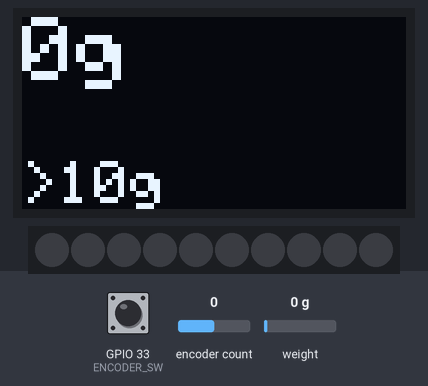
The program below on a simulated ESP32. On the bench: 128×64 one-colour display, 10 RGB LEDs in strip order, left to right. The test bench sets the inputs (shaded band); at power-on: GPIO 33 (ENCODER_SW) HIGH, encoder count 0, weight on the scale 0 g. Dim RGB values are drawn brighter than linear; what the program prints to the serial monitor is not drawn.

Above: at 6.3 s.
6.4 s: GPIO 33 (ENCODER_SW) driven LOW
At 7.6 s:
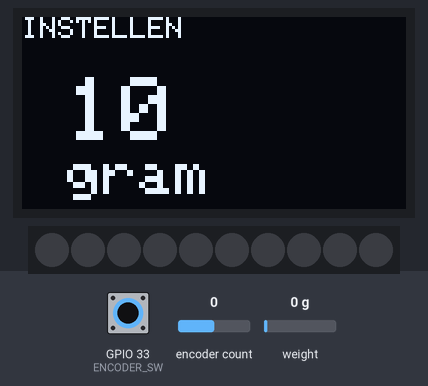
7.9 s: encoder count set to 1
At 8.2 s:
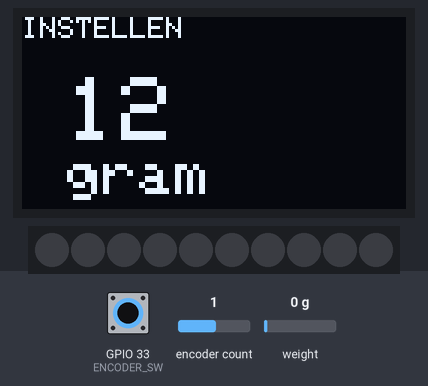
9.4 s: encoder count set to 2
At 10.6 s:
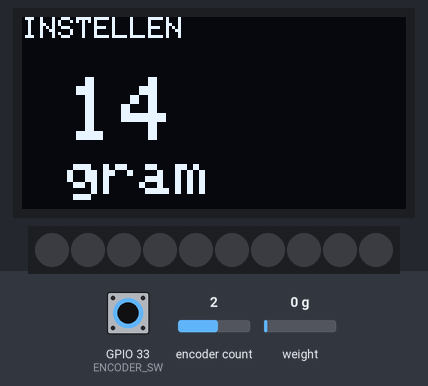
10.9 s: encoder count set to 3
At 11.7 s:
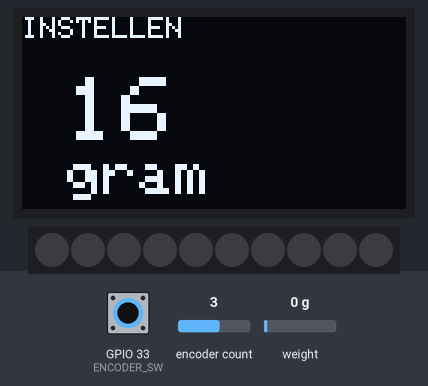
12.4 s: GPIO 33 (ENCODER_SW) pulsed HIGH 5 times (0.12 s each, 0.3 s apart)
At 14.7 s:
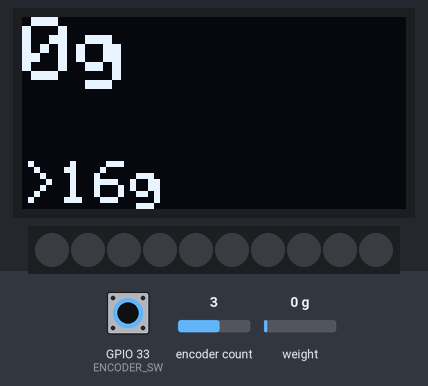
15.4 s: weight on the scale set to 3 g
At 16.6 s:
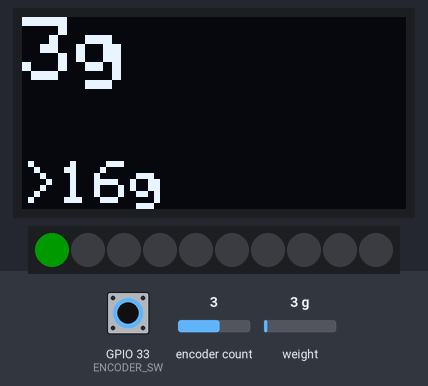
Timing chart, 0 to 17.9 s (numbered marks = the images above; inputs shaded):
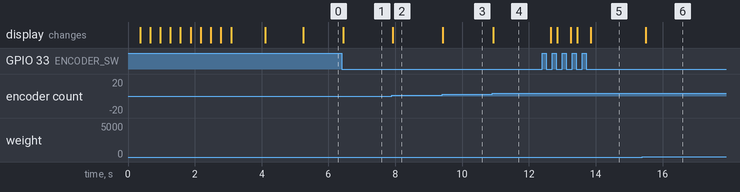

The program:

main.cpp
```cpp
#include <Arduino.h>
#include <Wire.h>
#include <Adafruit_GFX.h>
#include <Adafruit_SSD1306.h>
#include <HX711.h>
#include <ESP32Encoder.h>
#include <FastLED.h>

// Pin definities volgens aansluitschema
#define HX711_DOUT  5
#define HX711_SCK   18
#define ENCODER_CLK 19
#define ENCODER_DT  32
#define ENCODER_SW  33
#define I2C_SDA     21
#define I2C_SCL     22
#define LED_PIN     23
#define NUM_LEDS    10

// OLED Display instellingen
#define SCREEN_WIDTH 128
#define SCREEN_HEIGHT 64
#define OLED_RESET -1
#define SCREEN_ADDRESS 0x3C

// Applicatie states
enum AppMode {
  WEIGHING_MODE,
  SETTING_MODE
};

// Globals
Adafruit_SSD1306 display(SCREEN_WIDTH, SCREEN_HEIGHT, &Wire, OLED_RESET);
HX711 scale;
ESP32Encoder encoder;
CRGB leds[NUM_LEDS];

AppMode currentMode = WEIGHING_MODE;
float calibrationFactor = 393;  // Gekalibreerd gewicht
int targetWeight = 10;  // Streefgewicht in gram (start bij 10)
float currentWeight = 0.0;

// Button debounce
unsigned long lastButtonPress = 0;
const unsigned long debounceDelay = 200;
bool lastButtonState = HIGH;

// Scale reading timing
unsigned long lastScaleRead = 0;
const unsigned long scaleReadInterval = 150;  // Lees scale elke 150ms

// Previous values voor change detection
int lastDisplayedWeight = -999;
int lastDisplayedTarget = -999;
int lastLEDWeight = -999;

void setup() {
  Serial.begin(115200);
  Serial.println("=== Smart Weegschaal ===");

  // I2C initialiseren
  Wire.begin(I2C_SDA, I2C_SCL);

  // OLED initialiseren
  if(!display.begin(SSD1306_SWITCHCAPVCC, SCREEN_ADDRESS)) {
    Serial.println("FOUT: OLED niet gevonden!");
    for(;;);
  }

  // Encoder initialiseren
  ESP32Encoder::useInternalWeakPullResistors = UP;
  encoder.attachHalfQuad(ENCODER_DT, ENCODER_CLK);
  encoder.setCount(targetWeight);  // Start positie

  pinMode(ENCODER_SW, INPUT_PULLUP);

  // LED strip initialiseren
  FastLED.addLeds<WS2812B, LED_PIN, GRB>(leds, NUM_LEDS);
  FastLED.setBrightness(50);  // 50/255 helderheid (pas aan naar wens)
  FastLED.clear();
  FastLED.show();

  // HX711 initialiseren
  scale.begin(HX711_DOUT, HX711_SCK);

  // Startscherm: instructie voor tarra
  display.clearDisplay();
  display.setTextSize(1);
  display.setTextColor(SSD1306_WHITE);
  display.setCursor(0, 10);
  display.println("Smart Weegschaal");
  display.println();
  display.setTextSize(2);
  display.println("Maak");
  display.println("leeg!");
  display.display();

  Serial.println("Wacht 3 seconden voor tarra...");

  // Regenboog animatie tijdens 3 seconden wachttijd
  unsigned long startTime = millis();
  while (millis() - startTime < 3000) {
    // Bereken hue (0-255) op basis van tijd
    uint8_t hue = map(millis() - startTime, 0, 3000, 0, 255);

    // Zet alle LEDs op dezelfde kleur
    fill_solid(leds, NUM_LEDS, CHSV(hue, 255, 255));
    FastLED.show();

    delay(10);  // Kleine delay voor vloeiende animatie
  }

  // Tarra uitvoeren
  display.clearDisplay();
  display.setTextSize(1);
  display.setCursor(0, 20);
  display.println("Tarra bezig...");
  display.display();

  scale.tare();
  scale.set_scale(calibrationFactor);

  Serial.println("Tarra compleet!");

  // Bevestiging
  display.clearDisplay();
  display.setCursor(0, 20);
  display.println("Gereed!");
  display.display();
  delay(1000);

  Serial.println("Systeem klaar!");
  Serial.println("Klik encoder: wissel modus");
  Serial.println("Draai encoder: instel gewicht");
}

void loop() {
  static AppMode lastMode = WEIGHING_MODE;
  unsigned long currentTime = millis();

  // Button check (non-blocking, met state change detectie)
  bool currentButtonState = digitalRead(ENCODER_SW);

  if (currentButtonState == LOW && lastButtonState == HIGH) {
    // Button net ingedrukt (falling edge)
    if (currentTime - lastButtonPress > debounceDelay) {
      lastButtonPress = currentTime;

      // Wissel mode
      if (currentMode == WEIGHING_MODE) {
        currentMode = SETTING_MODE;
        encoder.setCount(targetWeight);  // Sync encoder met huidig streefgewicht
        Serial.println("Mode: Gewicht instellen");

        // Force redraw
        lastDisplayedWeight = -999;
        lastDisplayedTarget = -999;
      } else {
        currentMode = WEIGHING_MODE;
        Serial.print("Mode: Wegen | Streefgewicht: ");
        Serial.print(targetWeight);
        Serial.println(" gram");

        // Force redraw
        lastDisplayedWeight = -999;
        lastDisplayedTarget = -999;
      }
    }
  }
  lastButtonState = currentButtonState;

  // Scale reading op interval (alleen in weeg mode)
  if (currentMode == WEIGHING_MODE && currentTime - lastScaleRead >= scaleReadInterval) {
    lastScaleRead = currentTime;

    if (scale.is_ready()) {
      currentWeight = scale.get_units(1);  // Snelle single read
    }
  }

  // Display update (alleen als waarde veranderd is)
  if (currentMode == WEIGHING_MODE) {
    // WEEG MODUS
    int displayWeight = (int)currentWeight;

    // Update alleen als waarde veranderd is of mode gewisseld
    if (displayWeight != lastDisplayedWeight || targetWeight != lastDisplayedTarget || lastMode != currentMode) {
      lastDisplayedWeight = displayWeight;
      lastDisplayedTarget = targetWeight;

      display.clearDisplay();

      // Huidig gewicht (integer + gram op 1 regel)
      display.setTextSize(3);
      display.setCursor(0, 0);
      display.print(displayWeight);
      display.print("g");

      // Streefgewicht (onderaan, groter)
      display.setTextSize(2);
      display.setCursor(0, 48);
      display.print(">");
      display.print(targetWeight);
      display.print("g");

      display.display();

      // Serial output
      Serial.print("Gewicht: ");
      Serial.print(displayWeight);
      Serial.print(" g | Doel: ");
      Serial.print(targetWeight);
      Serial.println(" g");
    }

  } else {
    // INSTEL MODUS
    int newTargetWeight = encoder.getCount();

    // Beperk tussen 1 en 999 gram
    if (newTargetWeight < 1) {
      newTargetWeight = 1;
      encoder.setCount(1);
    }
    if (newTargetWeight > 999) {
      newTargetWeight = 999;
      encoder.setCount(999);
    }

    // Update alleen als gewicht veranderd is of mode gewijzigd
    if (newTargetWeight != targetWeight || lastMode != currentMode) {
      targetWeight = newTargetWeight;

      display.clearDisplay();

      // Titel
      display.setTextSize(1);
      display.setCursor(0, 0);
      display.println("INSTELLEN");

      // Streefgewicht (extra groot, gecentreerd)
      display.setTextSize(3);
      display.setCursor(15, 20);
      display.print(targetWeight);

      display.setTextSize(2);
      display.setCursor(15, 45);
      display.println("gram");

      display.display();

      // Serial output
      Serial.print("Streefgewicht: ");
      Serial.print(targetWeight);
      Serial.println(" gram");
    }
  }

  lastMode = currentMode;

  // LED update (alleen in weeg mode en als gewicht veranderd is)
  if (currentMode == WEIGHING_MODE) {
    int displayWeight = (int)currentWeight;

    if (displayWeight != lastLEDWeight) {
      lastLEDWeight = displayWeight;

      // Bereken percentage van streefgewicht
      // Bij 0% = 0 LEDs, bij 100% = 10 LEDs groen
      // Bij >100% = LEDs worden rood (1 LED rood per 10% overschrijding)

      float percentage = 0.0;
      if (targetWeight > 0) {
        percentage = (float)displayWeight / (float)targetWeight * 100.0;
      }

      // Aantal LEDs aan (0-10)
      int numLEDsOn = constrain((int)(percentage / 10.0), 0, 10);

      // Clear alle LEDs
      FastLED.clear();

      if (percentage <= 100.0) {
        // Onder of op streefgewicht: groene LEDs
        for (int i = 0; i < numLEDsOn; i++) {
          leds[i] = CRGB::Green;
        }
      } else {
        // Boven streefgewicht: eerst groen tot streefgewicht, dan rood
        // Alle 10 LEDs groen tot 100%
        for (int i = 0; i < NUM_LEDS; i++) {
          leds[i] = CRGB::Green;
        }

        // Bereken hoeveel LEDs rood moeten worden (overschrijding)
        float overshootPercentage = percentage - 100.0;
        int numRedLEDs = constrain((int)(overshootPercentage / 10.0), 0, 10);

        // Maak eerste N LEDs rood (van links naar rechts)
        for (int i = 0; i < numRedLEDs; i++) {
          leds[i] = CRGB::Red;
        }
      }

      FastLED.show();
    }
  } else {
    // In instel mode: alle LEDs uit
    if (lastMode != currentMode) {
      FastLED.clear();
      FastLED.show();
    }
  }

  // Geen delay - loop draait zo snel mogelijk voor responsive button
}
```

Measured:
- the behaviour switches between 1 and 2 g on weight on the scale (found by bisection; images 5 and 6)
- after the input at 6.4 s, the display: changes at once (image 1)
- after the input at 7.9 s, the display: changes at once (image 2)
- after the input at 9.4 s, the display: changes at once (image 3)
- after the input at 10.9 s, the display: changes at once (image 4)
- after the input at 12.4 s, the display: changes after 0.25 s (image 5)
- after the input at 15.4 s, the display: first changes after 0.10 s (image 6 shows a later state)
